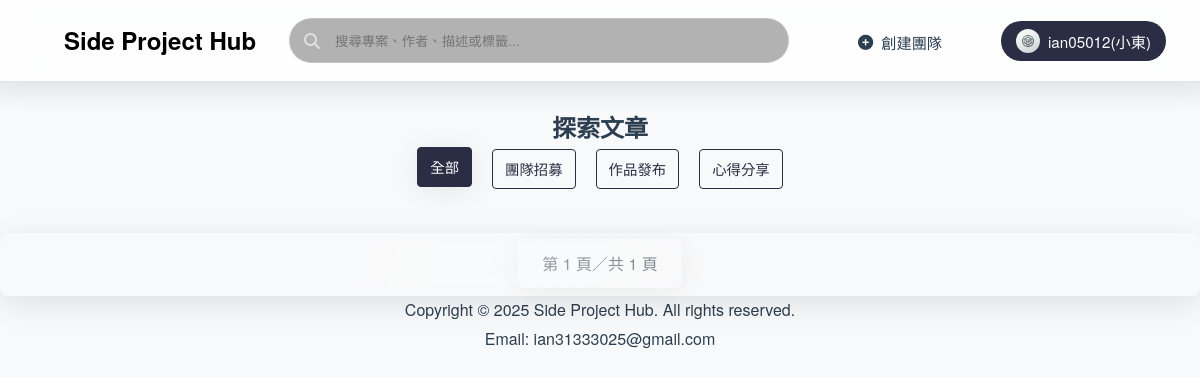
Page /explore/ (signed in) on the earlier database version.
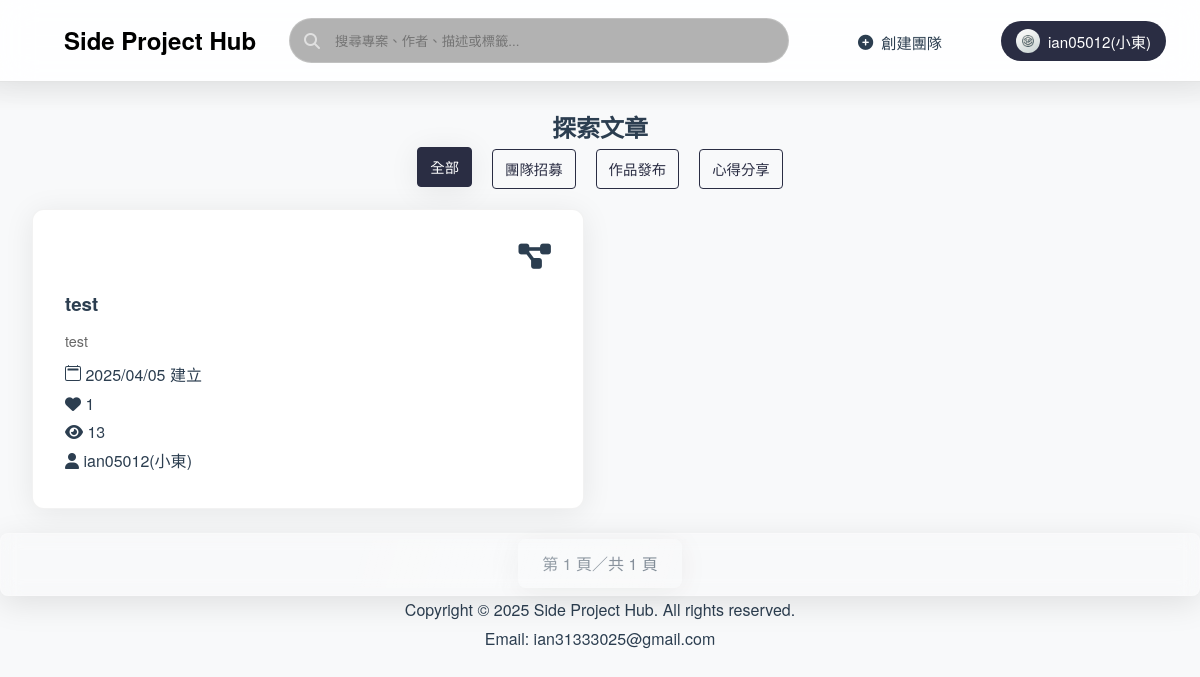
Same page on the later database version.
### sp_app/models.py (models this page shows, shortened)
class Post(models.Model):
    TYPE_CHOICES = (
        ('team', '團隊招募'),
        ('project', '作品發布'),
        ('experience', '心得分享'),
    )
    title = models.TextField(default="")
    description = models.TextField(default="")
    content = models.TextField(default="")
    author = models.ForeignKey(user, on_delete=models.CASCADE)
    created = models.DateTimeField(auto_now_add=True)
    updated = models.DateTimeField(auto_now=True)
    likes = models.IntegerField(default=0)
    watched = models.IntegerField(default=0)
    tags = models.ManyToManyField(Tag, blank=True)
    post_type = models.CharField(max_length=10, choices=TYPE_CHOICES, default='team')

class user(AbstractUser):
    name = models.TextField(default="")
    gender = models.TextField(default="男")
    description = models.TextField(default="這人耍酷，甚麼都沒有留下")
    github = models.URLField(blank=True, default="")
    instagram = models.URLField(blank=True, default="")
    line = models.TextField(blank=True, default="")
    custom_site_name = models.TextField(blank=True, default="")
    custom_site_url = models.URLField(blank=True, default="")
    avatar = models.ImageField(upload_to='avatars/', blank=True, default="")
    birthday = models.DateTimeField(auto_now_add=True)
    created = models.DateTimeField(auto_now_add=True)
    USERNAME_FIELD = 'username'
    REQUIRED_FIELDS = []

### sp_app/views.py (the view, shortened to what this page needs)
# urls.py: path('explore/',views.explore, name='explore'),
def explore(request):
    query = request.GET.get('search_query', '')
    post_type = request.GET.get('type', 'all')
    post_list = Post.objects.all().order_by('created').reverse()
    if post_type and post_type != 'all':
        post_list = post_list.filter(post_type=post_type)
    paginator = Paginator(post_list, 10)  # 每頁顯示10個項目
    page_number = request.GET.get('page')
    page_obj = paginator.get_page(page_number)
    context = {
        'page_obj': page_obj,
        'search_query': query
    }
    return render(request, 'explore.html', context)

### templates/explore.html (shortened to what the changed rows need)
<!DOCTYPE html>
<html lang="zh-Hant">
<head>
    {% load static %}
    <link rel="stylesheet" href="{% static 'css/styles.css' %}">
    <link rel="stylesheet" href="{% static 'css/responsive.css' %}">
</head>
<body>
<header class="glass-header" style="padding: 0.5rem 2rem">
    <nav class="nav-container">
        <a href="{% url 'index' %}" style="text-decoration: none; color: black;"><h1>Side Project Hub</h1></a>
    </nav>
</header>
<div class="content" style="margin-top: 2%;">
    <div class="section-header">
        <h2 class="section-title" style="text-align: center;">
            <span class="highlight">探索文章</span>
        </h2>
    </div>
    <div class="project-grid" style="grid-template-columns: repeat(2, 1fr); gap: 2rem; padding: 0 2rem;">
        {% for post in page_obj %}
        <div class="project-card">
            <a href="{% url 'post_detail' post.id %}" class="project-link" style="text-decoration: none; color: inherit;">
                <div class="card-header">
                    {% if post.post_type == 'team' %}
                    <i class="fas fa-users card-icon" style="color: var(--gold-accent);"></i>
                    {% elif post.post_type == 'experience' %}
                    <i class="fa-solid fa-comments card-icon"></i>
                    {%else%}
                    <i class="fas fa-project-diagram card-icon" style="color: var(--gold-accent);"></i>
                    {% endif %}
                </div>
                <h3 class="project-title">{{ post.title }}</h3>
                <div class="desc-container">
                    <p class="project-description">{{ post.description }}</p>
                </div>
                <div class="project-meta">
                    <div class="meta-item">
                        {{ post.created|date:"Y/m/d" }} 建立
                    </div>
                    <div class="meta-item">
                        <i class="fa-solid fa-heart"></i>
                        {{post.likes}}
                    </div>
                    <div class="meta-item">
                        <i class="fa-solid fa-eye"></i>
                        {{post.watched}}
                    </div>
                    <div class="meta-item">
                        <i class="fa-solid fa-user"></i>
                        <a href="{% url 'profile_with_username' post.author.username %}" style="text-decoration: none; color: inherit;">{{post.author.username}}{% if post.author.name %}({{ post.author.name }}){% endif %}</a>
                    </div>
                </div>
            </a>
        </div>
        {% endfor %}
    </div>
</div>
</body>
</html>

Differences in the rows shown:
added Post: post_type "project" (drawn), title "test", description "test", created "2025/04/05", likes "1", watched "13", author.username "ian05012", author.name "小東"
